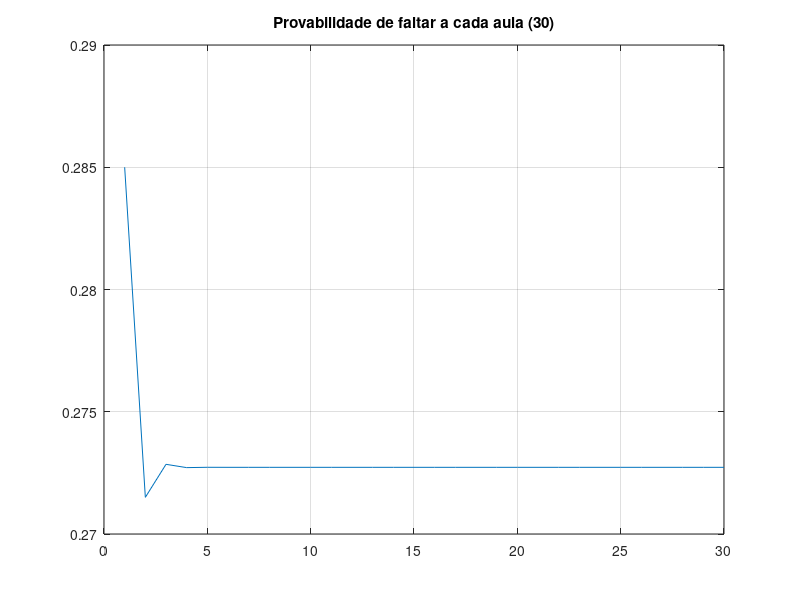

This figure's MATLAB source:
#Ex 01
#ALINEA A)
printf("Alinea A)\n");
T = [0.7 0.8; 
     0.3 0.2];
init = [1; 0];
T2 = T^2 * init;
printf("Probabilidade = %d\n" , T2(1));
#-------------------------------------------------------------------------------
#ALINEA B)
printf("\nAlinea B)\n");
initB = [0; 1];
T2B = T^2 * init;
printf("Probabilidade = %d\n" , T2B(1));
#-------------------------------------------------------------------------------
#ALINEA C)
printf("\nAlinea C)\n");
initC = [1;0];
T30 = T^30 * initC;
printf("Probabilidade = %d\n" , T30(1));
#-------------------------------------------------------------------------------
#ALINEA D)
printf("\nAlinea D)\n");
InitD = [0.85; 0.15];
probb_D = zeros(1,30);
for i = 1:30
  probbs = T^i * InitD;
  probb_D(i) = probbs(2);
endfor
printf("Graficos\n");
probb_D
figure(1);
plot(probb_D);
grid on;
title("Provabilidade de faltar a cada aula (30)");